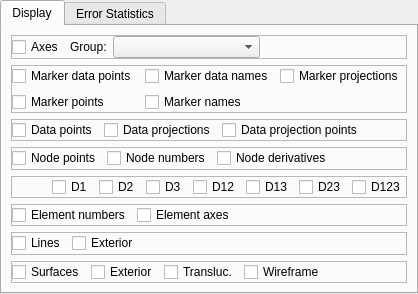
        <widget class="QTabWidget" name="controls_tabWidget">
         <property name="sizePolicy">
          <sizepolicy hsizetype="Expanding" vsizetype="Minimum">
           <horstretch>0</horstretch>
           <verstretch>0</verstretch>
          </sizepolicy>
         </property>
         <property name="currentIndex">
          <number>0</number>
         </property>
         <widget class="QWidget" name="display_tab">
          <attribute name="title">
           <string>Display</string>
          </attribute>
          <layout class="QVBoxLayout" name="verticalLayout_7">
           <item>
            <widget class="QFrame" name="displayMisc_frame">
             <property name="frameShape">
              <enum>QFrame::StyledPanel</enum>
             </property>
             <property name="frameShadow">
              <enum>QFrame::Raised</enum>
             </property>
             <layout class="QHBoxLayout" name="horizontalLayout_8">
              <property name="leftMargin">
               <number>0</number>
              </property>
              <property name="topMargin">
               <number>0</number>
              </property>
              <property name="rightMargin">
               <number>0</number>
              </property>
              <property name="bottomMargin">
               <number>0</number>
              </property>
              <item>
               <widget class="QCheckBox" name="displayAxes_checkBox">
                <property name="text">
                 <string>Axes</string>
                </property>
               </widget>
              </item>
              <item>
               <widget class="QLabel" name="groupDisplay_label">
                <property name="text">
                 <string>Group:</string>
                </property>
               </widget>
              </item>
              <item>
               <widget class="FieldChooserWidget" name="groupDisplay_fieldChooser">
                <property name="sizePolicy">
                 <sizepolicy hsizetype="Expanding" vsizetype="Preferred">
                  <horstretch>0</horstretch>
                  <verstretch>0</verstretch>
                 </sizepolicy>
                </property>
               </widget>
              </item>
              <item>
               <spacer name="displaytMisc_horizontalSpacer">
                <property name="orientation">
                 <enum>Qt::Horizontal</enum>
                </property>
                <property name="sizeHint" stdset="0">
                 <size>
                  <width>40</width>
                  <height>20</height>
                 </size>
                </property>
               </spacer>
              </item>
             </layout>
            </widget>
           </item>
           <item>
            <widget class="QFrame" name="displayMarker_frame">
             <property name="frameShape">
              <enum>QFrame::StyledPanel</enum>
             </property>
             <property name="frameShadow">
              <enum>QFrame::Raised</enum>
             </property>
             <layout class="QGridLayout" name="gridLayout">
              <property name="leftMargin">
               <number>0</number>
              </property>
              <property name="topMargin">
               <number>0</number>
              </property>
              <property name="rightMargin">
               <number>0</number>
              </property>
              <property name="bottomMargin">
               <number>0</number>
              </property>
              <item row="0" column="1">
               <widget class="QCheckBox" name="displayMarkerDataNames_checkBox">
                <property name="text">
                 <string>Marker data names</string>
                </property>
               </widget>
              </item>
              <item row="0" column="0">
               <widget class="QCheckBox" name="displayMarkerDataPoints_checkBox">
                <property name="text">
                 <string>Marker data points</string>
                </property>
               </widget>
              </item>
              <item row="3" column="1">
               <widget class="QCheckBox" name="displayMarkerNames_checkBox">
                <property name="text">
                 <string>Marker names</string>
                </property>
               </widget>
              </item>
              <item row="3" column="0">
               <widget class="QCheckBox" name="displayMarkerPoints_checkBox">
                <property name="text">
                 <string>Marker points</string>
                </property>
               </widget>
              </item>
              <item row="0" column="2">
               <widget class="QCheckBox" name="displayMarkerDataProjections_checkBox">
                <property name="text">
                 <string>Marker projections</string>
                </property>
               </widget>
              </item>
             </layout>
            </widget>
           </item>
           <item>
            <widget class="QFrame" name="displayData_frame">
             <property name="frameShape">
              <enum>QFrame::StyledPanel</enum>
             </property>
             <property name="frameShadow">
              <enum>QFrame::Raised</enum>
             </property>
             <layout class="QHBoxLayout" name="horizontalLayout_9">
              <property name="leftMargin">
               <number>0</number>
              </property>
              <property name="topMargin">
               <number>0</number>
              </property>
              <property name="rightMargin">
               <number>0</number>
              </property>
              <property name="bottomMargin">
               <number>0</number>
              </property>
              <item>
               <widget class="QCheckBox" name="displayDataPoints_checkBox">
                <property name="text">
                 <string>Data points</string>
                </property>
               </widget>
              </item>
              <item>
               <widget class="QCheckBox" name="displayDataProjections_checkBox">
                <property name="text">
                 <string>Data projections</string>
                </property>
               </widget>
              </item>
              <item>
               <widget class="QCheckBox" name="displayDataProjectionPoints_checkBox">
                <property name="text">
                 <string>Data projection points</string>
                </property>
               </widget>
              </item>
              <item>
               <spacer name="displayData_horizontalSpacer">
                <property name="orientation">
                 <enum>Qt::Horizontal</enum>
                </property>
                <property name="sizeHint" stdset="0">
                 <size>
                  <width>40</width>
                  <height>20</height>
                 </size>
                </property>
               </spacer>
              </item>
             </layout>
            </widget>
           </item>
           <item>
            <widget class="QFrame" name="displayNodes_frame">
             <property name="frameShape">
              <enum>QFrame::StyledPanel</enum>
             </property>
             <property name="frameShadow">
              <enum>QFrame::Raised</enum>
             </property>
             <layout class="QHBoxLayout" name="horizontalLayout_6">
              <property name="leftMargin">
               <number>0</number>
              </property>
              <property name="topMargin">
               <number>0</number>
              </property>
              <property name="rightMargin">
               <number>0</number>
              </property>
              <property name="bottomMargin">
               <number>0</number>
              </property>
              <item>
               <widget class="QCheckBox" name="displayNodePoints_checkBox">
                <property name="text">
                 <string>Node points</string>
                </property>
               </widget>
              </item>
              <item>
               <widget class="QCheckBox" name="displayNodeNumbers_checkBox">
                <property name="sizePolicy">
                 <sizepolicy hsizetype="Minimum" vsizetype="Fixed">
                  <horstretch>0</horstretch>
                  <verstretch>0</verstretch>
                 </sizepolicy>
                </property>
                <property name="text">
                 <string>Node numbers</string>
                </property>
               </widget>
              </item>
              <item>
               <widget class="QCheckBox" name="displayNodeDerivatives_checkBox">
                <property name="sizePolicy">
                 <sizepolicy hsizetype="Minimum" vsizetype="Fixed">
                  <horstretch>0</horstretch>
                  <verstretch>0</verstretch>
                 </sizepolicy>
                </property>
                <property name="text">
                 <string>Node derivatives</string>
                </property>
               </widget>
              </item>
              <item>
               <spacer name="displayNodes_horizontalSpacer">
                <property name="orientation">
                 <enum>Qt::Horizontal</enum>
                </property>
                <property name="sizeHint" stdset="0">
                 <size>
                  <width>40</width>
                  <height>20</height>
                 </size>
                </property>
               </spacer>
              </item>
             </layout>
            </widget>
           </item>
           <item>
            <widget class="QFrame" name="displayNodeDerivativeLabels_frame">
             <property name="frameShape">
              <enum>QFrame::StyledPanel</enum>
             </property>
             <property name="frameShadow">
              <enum>QFrame::Raised</enum>
             </property>
             <layout class="QHBoxLayout" name="horizontalLayout_7">
              <property name="leftMargin">
               <number>0</number>
              </property>
              <property name="topMargin">
               <number>0</number>
              </property>
              <property name="rightMargin">
               <number>0</number>
              </property>
              <property name="bottomMargin">
               <number>0</number>
              </property>
              <item>
               <spacer name="displayNodeDerivativeLabels_horizontalSpacer">
                <property name="orientation">
                 <enum>Qt::Horizontal</enum>
                </property>
                <property name="sizeHint" stdset="0">
                 <size>
                  <width>40</width>
                  <height>20</height>
                 </size>
                </property>
               </spacer>
              </item>
              <item>
               <widget class="QCheckBox" name="displayNodeDerivativeLabelsD1_checkBox">
                <property name="sizePolicy">
                 <sizepolicy hsizetype="Minimum" vsizetype="Fixed">
                  <horstretch>0</horstretch>
                  <verstretch>0</verstretch>
                 </sizepolicy>
                </property>
                <property name="text">
                 <string>D1</string>
                </property>
               </widget>
              </item>
              <item>
               <widget class="QCheckBox" name="displayNodeDerivativeLabelsD2_checkBox">
                <property name="sizePolicy">
                 <sizepolicy hsizetype="Minimum" vsizetype="Fixed">
                  <horstretch>0</horstretch>
                  <verstretch>0</verstretch>
                 </sizepolicy>
                </property>
                <property name="text">
                 <string>D2</string>
                </property>
               </widget>
              </item>
              <item>
               <widget class="QCheckBox" name="displayNodeDerivativeLabelsD3_checkBox">
                <property name="sizePolicy">
                 <sizepolicy hsizetype="Minimum" vsizetype="Fixed">
                  <horstretch>0</horstretch>
                  <verstretch>0</verstretch>
                 </sizepolicy>
                </property>
                <property name="text">
                 <string>D3</string>
                </property>
               </widget>
              </item>
              <item>
               <widget class="QCheckBox" name="displayNodeDerivativeLabelsD12_checkBox">
                <property name="sizePolicy">
                 <sizepolicy hsizetype="Minimum" vsizetype="Fixed">
                  <horstretch>0</horstretch>
                  <verstretch>0</verstretch>
                 </sizepolicy>
                </property>
                <property name="text">
                 <string>D12</string>
                </property>
               </widget>
              </item>
              <item>
               <widget class="QCheckBox" name="displayNodeDerivativeLabelsD13_checkBox">
                <property name="sizePolicy">
                 <sizepolicy hsizetype="Minimum" vsizetype="Fixed">
                  <horstretch>0</horstretch>
                  <verstretch>0</verstretch>
                 </sizepolicy>
                </property>
                <property name="text">
                 <string>D13</string>
                </property>
               </widget>
              </item>
              <item>
               <widget class="QCheckBox" name="displayNodeDerivativeLabelsD23_checkBox">
                <property name="sizePolicy">
                 <sizepolicy hsizetype="Minimum" vsizetype="Fixed">
                  <horstretch>0</horstretch>
                  <verstretch>0</verstretch>
                 </sizepolicy>
                </property>
                <property name="text">
                 <string>D23</string>
                </property>
               </widget>
              </item>
              <item>
               <widget class="QCheckBox" name="displayNodeDerivativeLabelsD123_checkBox">
                <property name="sizePolicy">
                 <sizepolicy hsizetype="Minimum" vsizetype="Fixed">
                  <horstretch>0</horstretch>
                  <verstretch>0</verstretch>
                 </sizepolicy>
                </property>
                <property name="text">
                 <string>D123</string>
                </property>
               </widget>
              </item>
             </layout>
            </widget>
           </item>
           <item>
            <widget class="QFrame" name="displayElements_frame">
             <property name="frameShape">
              <enum>QFrame::StyledPanel</enum>
             </property>
             <property name="frameShadow">
              <enum>QFrame::Raised</enum>
             </property>
             <layout class="QHBoxLayout" name="horizontalLayout_4">
              <property name="leftMargin">
               <number>0</number>
              </property>
              <property name="topMargin">
               <number>0</number>
              </property>
              <property name="rightMargin">
               <number>0</number>
              </property>
              <property name="bottomMargin">
               <number>0</number>
              </property>
              <item>
               <widget class="QCheckBox" name="displayElementNumbers_checkBox">
                <property name="text">
                 <string>Element numbers</string>
                </property>
               </widget>
              </item>
              <item>
               <widget class="QCheckBox" name="displayElementAxes_checkBox">
                <property name="sizePolicy">
                 <sizepolicy hsizetype="Minimum" vsizetype="Fixed">
                  <horstretch>0</horstretch>
                  <verstretch>0</verstretch>
                 </sizepolicy>
                </property>
                <property name="text">
                 <string>Element axes</string>
                </property>
               </widget>
              </item>
              <item>
               <spacer name="displayElements_horizontalSpacer">
                <property name="orientation">
                 <enum>Qt::Horizontal</enum>
                </property>
                <property name="sizeHint" stdset="0">
                 <size>
                  <width>40</width>
                  <height>20</height>
                 </size>
                </property>
               </spacer>
              </item>
             </layout>
            </widget>
           </item>
           <item>
            <widget class="QFrame" name="displayLines_frame">
             <property name="frameShape">
              <enum>QFrame::StyledPanel</enum>
             </property>
             <property name="frameShadow">
              <enum>QFrame::Raised</enum>
             </property>
             <layout class="QHBoxLayout" name="horizontalLayout_5">
              <property name="leftMargin">
               <number>0</number>
              </property>
              <property name="topMargin">
               <number>0</number>
              </property>
              <property name="rightMargin">
               <number>0</number>
              </property>
              <property name="bottomMargin">
               <number>0</number>
              </property>
              <item>
               <widget class="QCheckBox" name="displayLines_checkBox">
                <property name="text">
                 <string>Lines</string>
                </property>
               </widget>
              </item>
              <item>
               <widget class="QCheckBox" name="displayLinesExterior_checkBox">
                <property name="sizePolicy">
                 <sizepolicy hsizetype="Minimum" vsizetype="Fixed">
                  <horstretch>0</horstretch>
                  <verstretch>0</verstretch>
                 </sizepolicy>
                </property>
                <property name="text">
                 <string>Exterior</string>
                </property>
               </widget>
              </item>
              <item>
               <spacer name="displayLines_horizontalSpacer">
                <property name="orientation">
                 <enum>Qt::Horizontal</enum>
                </property>
                <property name="sizeHint" stdset="0">
                 <size>
                  <width>40</width>
                  <height>20</height>
                 </size>
                </property>
               </spacer>
              </item>
             </layout>
            </widget>
           </item>
           <item>
            <widget class="QFrame" name="displaySurfaces_frame">
             <property name="frameShape">
              <enum>QFrame::StyledPanel</enum>
             </property>
             <property name="frameShadow">
              <enum>QFrame::Raised</enum>
             </property>
             <layout class="QHBoxLayout" name="horizontalLayout_3">
              <property name="leftMargin">
               <number>0</number>
              </property>
              <property name="topMargin">
               <number>0</number>
              </property>
              <property name="rightMargin">
               <number>0</number>
              </property>
              <property name="bottomMargin">
               <number>0</number>
              </property>
              <item>
               <widget class="QCheckBox" name="displaySurfaces_checkBox">
                <property name="text">
                 <string>Surfaces</string>
                </property>
               </widget>
              </item>
              <item>
               <widget class="QCheckBox" name="displaySurfacesExterior_checkBox">
                <property name="sizePolicy">
                 <sizepolicy hsizetype="Minimum" vsizetype="Fixed">
                  <horstretch>0</horstretch>
                  <verstretch>0</verstretch>
                 </sizepolicy>
                </property>
                <property name="text">
                 <string>Exterior</string>
                </property>
               </widget>
              </item>
              <item>
               <widget class="QCheckBox" name="displaySurfacesTranslucent_checkBox">
                <property name="sizePolicy">
                 <sizepolicy hsizetype="Minimum" vsizetype="Fixed">
                  <horstretch>0</horstretch>
                  <verstretch>0</verstretch>
                 </sizepolicy>
                </property>
                <property name="text">
                 <string>Transluc.</string>
                </property>
               </widget>
              </item>
              <item>
               <widget class="QCheckBox" name="displaySurfacesWireframe_checkBox">
                <property name="sizePolicy">
                 <sizepolicy hsizetype="Minimum" vsizetype="Fixed">
                  <horstretch>0</horstretch>
                  <verstretch>0</verstretch>
                 </sizepolicy>
                </property>
                <property name="text">
                 <string>Wireframe</string>
                </property>
               </widget>
              </item>
              <item>
               <spacer name="displaySurfaces_horizontalSpacer">
                <property name="orientation">
                 <enum>Qt::Horizontal</enum>
                </property>
                <property name="sizeHint" stdset="0">
                 <size>
                  <width>40</width>
                  <height>20</height>
                 </size>
                </property>
               </spacer>
              </item>
             </layout>
            </widget>
           </item>
          </layout>
         </widget>
         <widget class="QWidget" name="error_statistics_tab">
          <attribute name="title">
           <string>Error Statistics</string>
          </attribute>
          <layout class="QVBoxLayout" name="verticalLayout_12">
           <item>
            <widget class="QFrame" name="error_group_frame">
             <property name="frameShape">
              <enum>QFrame::StyledPanel</enum>
             </property>
             <property name="frameShadow">
              <enum>QFrame::Raised</enum>
             </property>
             <layout class="QFormLayout" name="formLayout_2">
              <property name="leftMargin">
               <number>0</number>
              </property>
              <property name="topMargin">
               <number>0</number>
              </property>
              <property name="rightMargin">
               <number>0</number>
              </property>
              <property name="bottomMargin">
               <number>0</number>
              </property>
              <item row="0" column="0">
               <widget class="QLabel" name="displayRMSError_label">
                <property name="text">
                 <string>RMS error:</string>
                </property>
               </widget>
              </item>
              <item row="0" column="1">
               <widget class="QLineEdit" name="displayRMSError_lineEdit"/>
              </item>
              <item row="1" column="0">
               <widget class="QLabel" name="displayMaxError_label">
                <property name="text">
                 <string>Maximum error:</string>
                </property>
               </widget>
              </item>
              <item row="1" column="1">
               <widget class="QLineEdit" name="displayMaxError_lineEdit"/>
              </item>
             </layout>
            </widget>
           </item>
          </layout>
         </widget>
        </widget>
